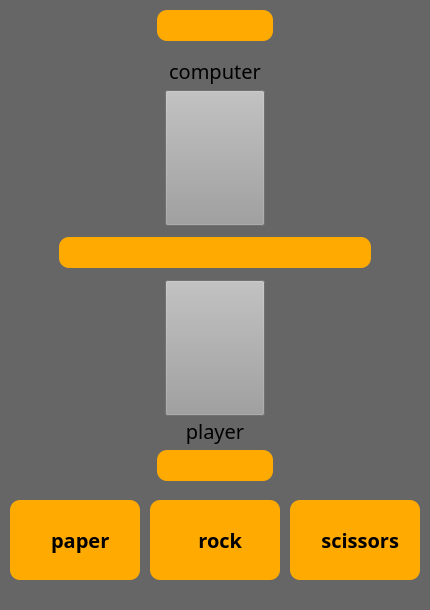
<?xml version="1.0" encoding="UTF-8"?>
<ui version="4.0">
 <class>MainWindow</class>
 <widget class="QMainWindow" name="MainWindow">
  <property name="geometry">
   <rect>
    <x>0</x>
    <y>0</y>
    <width>430</width>
    <height>610</height>
   </rect>
  </property>
  <property name="sizePolicy">
   <sizepolicy hsizetype="Fixed" vsizetype="Preferred">
    <horstretch>0</horstretch>
    <verstretch>0</verstretch>
   </sizepolicy>
  </property>
  <property name="minimumSize">
   <size>
    <width>430</width>
    <height>610</height>
   </size>
  </property>
  <property name="maximumSize">
   <size>
    <width>430</width>
    <height>610</height>
   </size>
  </property>
  <property name="windowTitle">
   <string>MainWindow</string>
  </property>
  <property name="styleSheet">
   <string notr="true">background-color:rgb(102, 102, 102)</string>
  </property>
  <widget class="QWidget" name="centralwidget">
   <widget class="QLabel" name="label_2">
    <property name="geometry">
     <rect>
      <x>144</x>
      <y>410</y>
      <width>142</width>
      <height>41</height>
     </rect>
    </property>
    <property name="font">
     <font>
      <family>Showcard Gothic</family>
      <pointsize>15</pointsize>
     </font>
    </property>
    <property name="text">
     <string>player</string>
    </property>
    <property name="alignment">
     <set>Qt::AlignCenter</set>
    </property>
   </widget>
   <widget class="QLabel" name="label">
    <property name="geometry">
     <rect>
      <x>144</x>
      <y>50</y>
      <width>142</width>
      <height>41</height>
     </rect>
    </property>
    <property name="font">
     <font>
      <family>Showcard Gothic</family>
      <pointsize>15</pointsize>
     </font>
    </property>
    <property name="text">
     <string>computer</string>
    </property>
    <property name="alignment">
     <set>Qt::AlignCenter</set>
    </property>
   </widget>
   <widget class="QPushButton" name="player_board">
    <property name="geometry">
     <rect>
      <x>165</x>
      <y>280</y>
      <width>100</width>
      <height>136</height>
     </rect>
    </property>
    <property name="sizePolicy">
     <sizepolicy hsizetype="Minimum" vsizetype="Fixed">
      <horstretch>0</horstretch>
      <verstretch>0</verstretch>
     </sizepolicy>
    </property>
    <property name="minimumSize">
     <size>
      <width>89</width>
      <height>136</height>
     </size>
    </property>
    <property name="font">
     <font>
      <family>Segoe UI</family>
      <pointsize>55</pointsize>
      <italic>true</italic>
      <bold>true</bold>
     </font>
    </property>
    <property name="styleSheet">
     <string notr="true">background-color:rgb(158, 158, 158)
</string>
    </property>
    <property name="text">
     <string/>
    </property>
    <property name="iconSize">
     <size>
      <width>89</width>
      <height>136</height>
     </size>
    </property>
   </widget>
   <widget class="QPushButton" name="score_cpu">
    <property name="geometry">
     <rect>
      <x>157</x>
      <y>10</y>
      <width>116</width>
      <height>31</height>
     </rect>
    </property>
    <property name="sizePolicy">
     <sizepolicy hsizetype="Minimum" vsizetype="Fixed">
      <horstretch>0</horstretch>
      <verstretch>0</verstretch>
     </sizepolicy>
    </property>
    <property name="minimumSize">
     <size>
      <width>115</width>
      <height>20</height>
     </size>
    </property>
    <property name="font">
     <font>
      <family>Britannic Bold</family>
      <pointsize>14</pointsize>
      <italic>false</italic>
      <bold>false</bold>
     </font>
    </property>
    <property name="styleSheet">
     <string notr="true">background-color:rgb(255, 170, 0);
border-radius:10px</string>
    </property>
    <property name="text">
     <string/>
    </property>
   </widget>
   <widget class="QPushButton" name="score_player">
    <property name="geometry">
     <rect>
      <x>157</x>
      <y>450</y>
      <width>116</width>
      <height>31</height>
     </rect>
    </property>
    <property name="sizePolicy">
     <sizepolicy hsizetype="Minimum" vsizetype="Fixed">
      <horstretch>0</horstretch>
      <verstretch>0</verstretch>
     </sizepolicy>
    </property>
    <property name="minimumSize">
     <size>
      <width>115</width>
      <height>20</height>
     </size>
    </property>
    <property name="font">
     <font>
      <family>Britannic Bold</family>
      <pointsize>14</pointsize>
      <italic>false</italic>
      <bold>false</bold>
     </font>
    </property>
    <property name="styleSheet">
     <string notr="true">background-color:rgb(255, 170, 0);
border-radius:10px</string>
    </property>
    <property name="text">
     <string/>
    </property>
   </widget>
   <widget class="QPushButton" name="btn_rock">
    <property name="geometry">
     <rect>
      <x>150</x>
      <y>500</y>
      <width>130</width>
      <height>80</height>
     </rect>
    </property>
    <property name="minimumSize">
     <size>
      <width>120</width>
      <height>50</height>
     </size>
    </property>
    <property name="font">
     <font>
      <family>Broadway</family>
      <pointsize>15</pointsize>
      <bold>true</bold>
     </font>
    </property>
    <property name="styleSheet">
     <string notr="true">background-color:rgb(255, 170, 0);
border-radius:10px</string>
    </property>
    <property name="text">
     <string>		rock</string>
    </property>
    <property name="iconSize">
     <size>
      <width>25</width>
      <height>25</height>
     </size>
    </property>
   </widget>
   <widget class="QPushButton" name="btn_paper">
    <property name="geometry">
     <rect>
      <x>10</x>
      <y>500</y>
      <width>130</width>
      <height>80</height>
     </rect>
    </property>
    <property name="minimumSize">
     <size>
      <width>120</width>
      <height>50</height>
     </size>
    </property>
    <property name="font">
     <font>
      <family>Broadway</family>
      <pointsize>15</pointsize>
      <bold>true</bold>
     </font>
    </property>
    <property name="styleSheet">
     <string notr="true">background-color:rgb(255, 170, 0);
border-radius:10px</string>
    </property>
    <property name="text">
     <string>		paper</string>
    </property>
    <property name="iconSize">
     <size>
      <width>25</width>
      <height>25</height>
     </size>
    </property>
   </widget>
   <widget class="QPushButton" name="btn_scissors">
    <property name="geometry">
     <rect>
      <x>290</x>
      <y>500</y>
      <width>130</width>
      <height>80</height>
     </rect>
    </property>
    <property name="minimumSize">
     <size>
      <width>120</width>
      <height>50</height>
     </size>
    </property>
    <property name="font">
     <font>
      <family>Broadway</family>
      <pointsize>15</pointsize>
      <bold>true</bold>
     </font>
    </property>
    <property name="styleSheet">
     <string notr="true">background-color:rgb(255, 170, 0);
border-radius:10px</string>
    </property>
    <property name="text">
     <string>		scissors</string>
    </property>
    <property name="iconSize">
     <size>
      <width>25</width>
      <height>25</height>
     </size>
    </property>
   </widget>
   <widget class="QPushButton" name="result_board">
    <property name="geometry">
     <rect>
      <x>59</x>
      <y>237</y>
      <width>312</width>
      <height>31</height>
     </rect>
    </property>
    <property name="sizePolicy">
     <sizepolicy hsizetype="Minimum" vsizetype="Fixed">
      <horstretch>0</horstretch>
      <verstretch>0</verstretch>
     </sizepolicy>
    </property>
    <property name="minimumSize">
     <size>
      <width>115</width>
      <height>20</height>
     </size>
    </property>
    <property name="font">
     <font>
      <family>Britannic Bold</family>
      <pointsize>14</pointsize>
      <italic>false</italic>
      <bold>false</bold>
     </font>
    </property>
    <property name="styleSheet">
     <string notr="true">background-color:rgb(255, 170, 0);
border-radius:10px</string>
    </property>
    <property name="text">
     <string/>
    </property>
   </widget>
   <widget class="QPushButton" name="cpu_board">
    <property name="geometry">
     <rect>
      <x>165</x>
      <y>90</y>
      <width>100</width>
      <height>136</height>
     </rect>
    </property>
    <property name="sizePolicy">
     <sizepolicy hsizetype="Minimum" vsizetype="Fixed">
      <horstretch>0</horstretch>
      <verstretch>0</verstretch>
     </sizepolicy>
    </property>
    <property name="minimumSize">
     <size>
      <width>89</width>
      <height>136</height>
     </size>
    </property>
    <property name="font">
     <font>
      <family>Segoe UI</family>
      <pointsize>55</pointsize>
      <italic>true</italic>
      <bold>true</bold>
     </font>
    </property>
    <property name="styleSheet">
     <string notr="true">background-color:rgb(158, 158, 158)
</string>
    </property>
    <property name="text">
     <string/>
    </property>
    <property name="iconSize">
     <size>
      <width>89</width>
      <height>136</height>
     </size>
    </property>
   </widget>
  </widget>
  <widget class="QMenuBar" name="menubar">
   <property name="geometry">
    <rect>
     <x>0</x>
     <y>0</y>
     <width>430</width>
     <height>22</height>
    </rect>
   </property>
  </widget>
  <widget class="QStatusBar" name="statusbar"/>
 </widget>
 <resources/>
 <connections/>
</ui>
